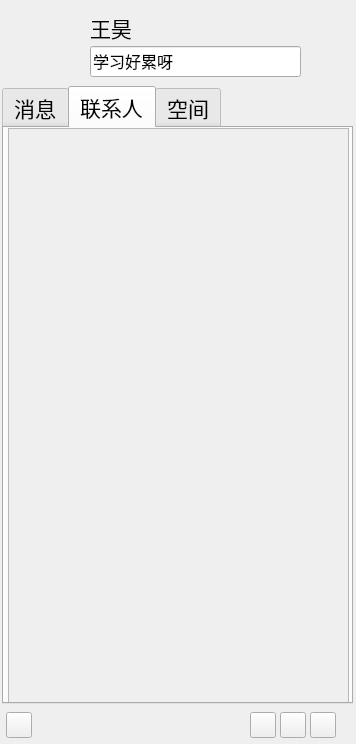
<?xml version="1.0" encoding="UTF-8"?>
<ui version="4.0">
 <class>FriendList</class>
 <widget class="QDialog" name="FriendList">
  <property name="geometry">
   <rect>
    <x>0</x>
    <y>0</y>
    <width>356</width>
    <height>744</height>
   </rect>
  </property>
  <property name="font">
   <font>
    <family>楷体</family>
    <pointsize>16</pointsize>
   </font>
  </property>
  <property name="windowTitle">
   <string>Dialog</string>
  </property>
  <widget class="QPushButton" name="pb_icon">
   <property name="geometry">
    <rect>
     <x>10</x>
     <y>10</y>
     <width>71</width>
     <height>71</height>
    </rect>
   </property>
   <property name="text">
    <string/>
   </property>
   <property name="icon">
    <iconset resource="resource.qrc">
     <normaloff>:/tx/21.png</normaloff>:/tx/21.png</iconset>
   </property>
   <property name="iconSize">
    <size>
     <width>80</width>
     <height>80</height>
    </size>
   </property>
   <property name="flat">
    <bool>true</bool>
   </property>
  </widget>
  <widget class="QLabel" name="lb_name">
   <property name="geometry">
    <rect>
     <x>90</x>
     <y>12</y>
     <width>211</width>
     <height>31</height>
    </rect>
   </property>
   <property name="font">
    <font>
     <family>隶书</family>
     <pointsize>16</pointsize>
    </font>
   </property>
   <property name="text">
    <string>王昊</string>
   </property>
  </widget>
  <widget class="QLineEdit" name="le_feeling">
   <property name="geometry">
    <rect>
     <x>90</x>
     <y>46</y>
     <width>211</width>
     <height>31</height>
    </rect>
   </property>
   <property name="font">
    <font>
     <family>隶书</family>
     <pointsize>12</pointsize>
    </font>
   </property>
   <property name="text">
    <string>学习好累呀</string>
   </property>
  </widget>
  <widget class="QTabWidget" name="tw_page">
   <property name="geometry">
    <rect>
     <x>2</x>
     <y>86</y>
     <width>351</width>
     <height>618</height>
    </rect>
   </property>
   <property name="currentIndex">
    <number>1</number>
   </property>
   <widget class="QWidget" name="page_message">
    <attribute name="title">
     <string>消息</string>
    </attribute>
   </widget>
   <widget class="QWidget" name="page_friend">
    <attribute name="title">
     <string>联系人</string>
    </attribute>
    <widget class="QScrollArea" name="scrollArea">
     <property name="geometry">
      <rect>
       <x>4</x>
       <y>0</y>
       <width>341</width>
       <height>581</height>
      </rect>
     </property>
     <property name="widgetResizable">
      <bool>true</bool>
     </property>
     <widget class="QWidget" name="scrollAreaWidgetContents">
      <property name="geometry">
       <rect>
        <x>0</x>
        <y>0</y>
        <width>339</width>
        <height>579</height>
       </rect>
      </property>
      <layout class="QVBoxLayout" name="verticalLayout">
       <item>
        <widget class="QWidget" name="wdg_list" native="true"/>
       </item>
       <item>
        <spacer name="verticalSpacer">
         <property name="orientation">
          <enum>Qt::Vertical</enum>
         </property>
         <property name="sizeHint" stdset="0">
          <size>
           <width>20</width>
           <height>537</height>
          </size>
         </property>
        </spacer>
       </item>
      </layout>
     </widget>
    </widget>
   </widget>
   <widget class="QWidget" name="page_space">
    <attribute name="title">
     <string>空间</string>
    </attribute>
   </widget>
  </widget>
  <widget class="QPushButton" name="pb_menu">
   <property name="geometry">
    <rect>
     <x>6</x>
     <y>712</y>
     <width>26</width>
     <height>26</height>
    </rect>
   </property>
   <property name="font">
    <font>
     <family>楷体</family>
     <pointsize>18</pointsize>
    </font>
   </property>
   <property name="text">
    <string/>
   </property>
  </widget>
  <widget class="QPushButton" name="pb_tool1">
   <property name="geometry">
    <rect>
     <x>280</x>
     <y>712</y>
     <width>26</width>
     <height>26</height>
    </rect>
   </property>
   <property name="font">
    <font>
     <family>楷体</family>
     <pointsize>18</pointsize>
    </font>
   </property>
   <property name="text">
    <string/>
   </property>
  </widget>
  <widget class="QPushButton" name="pb_tool2">
   <property name="geometry">
    <rect>
     <x>310</x>
     <y>712</y>
     <width>26</width>
     <height>26</height>
    </rect>
   </property>
   <property name="font">
    <font>
     <family>楷体</family>
     <pointsize>18</pointsize>
    </font>
   </property>
   <property name="text">
    <string/>
   </property>
  </widget>
  <widget class="QPushButton" name="pb_tool3">
   <property name="geometry">
    <rect>
     <x>250</x>
     <y>712</y>
     <width>26</width>
     <height>26</height>
    </rect>
   </property>
   <property name="font">
    <font>
     <family>楷体</family>
     <pointsize>18</pointsize>
    </font>
   </property>
   <property name="text">
    <string/>
   </property>
  </widget>
 </widget>
 <resources>
  <include location="resource.qrc"/>
 </resources>
 <connections/>
</ui>
